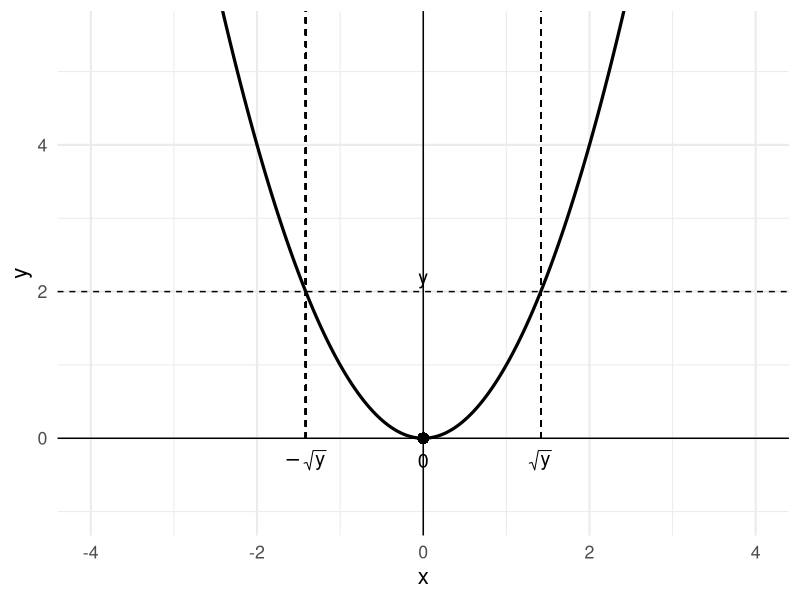

The R source for this figure:
## ---- chunk 1
#| fig-width: 6
#| fig-height: 4
#| fig-align: center
#| out-width: 70%
#| echo: false
# Carregar pacote
library(ggplot2)

y  <- 2
x1 <- -sqrt(y)
x2 <-  sqrt(y)

df <- data.frame(
  x = seq(-4, 4, length.out = 300),
  y = seq(-4, 4, length.out = 300)^2
)

ggplot(df, aes(x, y)) +
  geom_line(size = 1.1) +
  geom_hline(yintercept = y, linetype = "dashed") +
  geom_segment(aes(x = x1, xend = x1, y = 0, yend = y),
               linetype = "dashed") +
  geom_segment(aes(x = x2, xend = x2, y = 0, yend = y),
               linetype = "dashed") +
  geom_point(aes(x = 0, y = 0), size = 3) +
  geom_vline(xintercept = 0) +
  geom_hline(yintercept = 0) +

  # rótulos no eixo x, AGORA COM parse = TRUE
  annotate("text", x = x1, y = -0.3,
           label = "-sqrt(y)", parse = TRUE, size = 5) +
  annotate("text", x = x2, y = -0.3,
           label = "sqrt(y)",  parse = TRUE, size = 5) +
  annotate("text", x = 0,  y = -0.3,
           label = "0", size = 5) +
  annotate("text", x = 0,  y = y + 0.2,
           label = "y", size = 5) +

  coord_cartesian(ylim = c(-1, 5.5)) +
  labs(x = "x", y = "y") +
  theme_minimal(base_size = 16)

